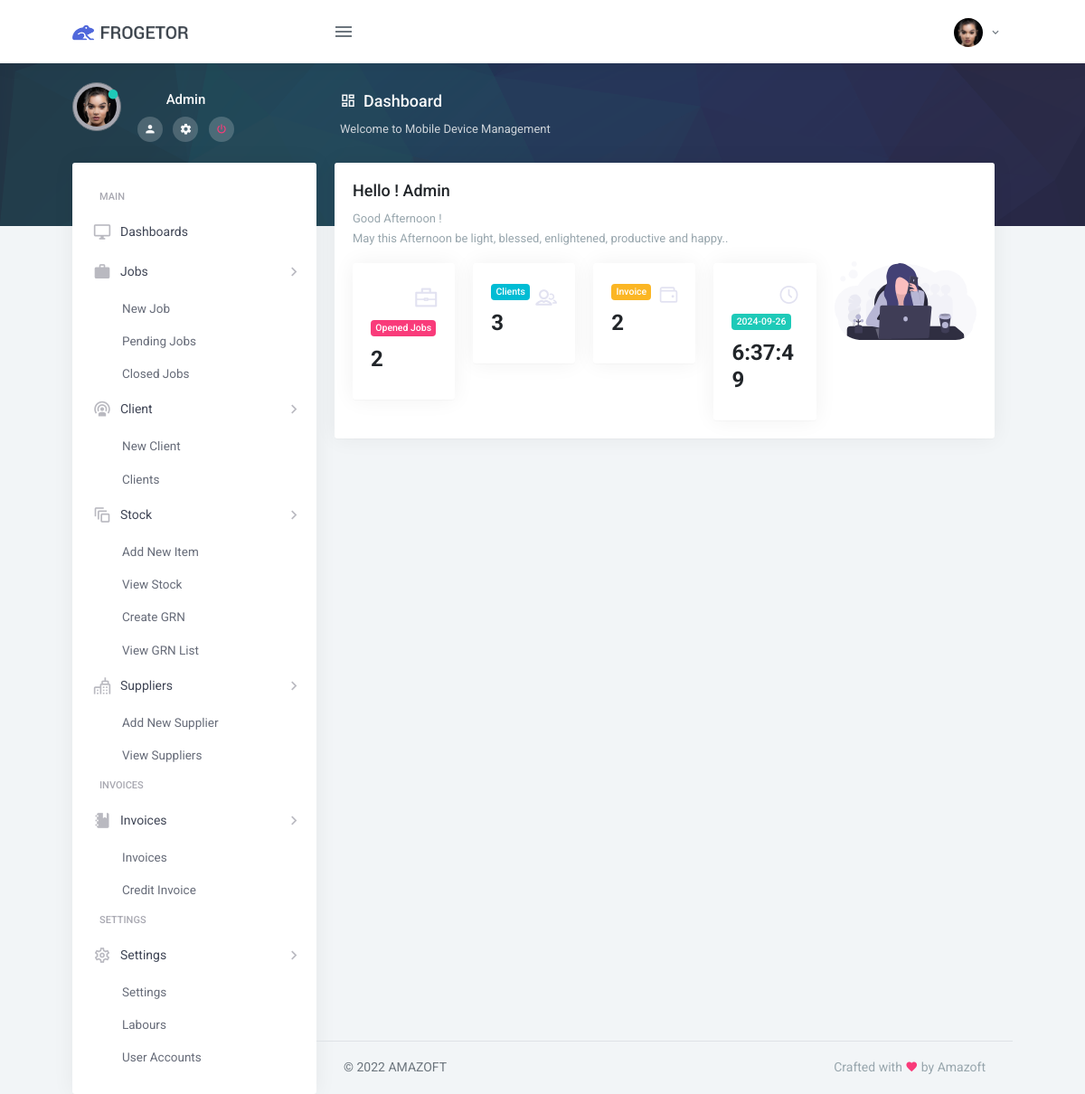
Page / (signed in) on the committed database.
### tables this page shows
CREATE TABLE `users_profile_pic` (
  `users_profile_pic_id` int(11) NOT NULL,
  `user_id` varchar(255) DEFAULT NULL,
  `profile_image` varchar(255) DEFAULT NULL,
  `profile_pic_datetime` timestamp NOT NULL DEFAULT current_timestamp() ON UPDATE current_timestamp()
);

CREATE TABLE `users_login` (
  `user_id` int(3) NOT NULL,
  `name` varchar(255) NOT NULL,
  `email` varchar(255) NOT NULL,
  `password` varchar(255) NOT NULL,
  `role` varchar(3) NOT NULL,
  `tel` varchar(255) NOT NULL,
  `create_date` timestamp NULL DEFAULT current_timestamp()
);

### index.php (the view, shortened to what this page needs)
<?php
    $db=new DB();
    $conn=$db->connect();
    $user_id='';
    $user_name='';
    if (isset($_SESSION['Logged']) && $_SESSION['Logged'] == true)
    {
      $user_email = $_SESSION["email"];
      $getEmpQuery=$conn->query("SELECT user_id,name,email,role FROM users_login WHERE email='$user_email' ");
      while ($emp=$getEmpQuery->fetch_array()) {
        $user_id = $emp['0'];
        $user_name = $emp['1'];
      }
    }
    else
    {
        ?>
            <script type="text/javascript">
                window.location.href="login";
            </script>
        <?php
    }
?>
<?php
    $hour = date ("G");
    $minute = date ("i");
    $second = date ("s");
    if ($hour <= 9 && $minute <= 59 && $second <= 59){
        $greet = "Morning";
        $greetImg ="images/greet/003.png";
        $msg ="Every new day is a chance to change your life.";
        $dayColor ="3px solid rgb(127, 197, 131) ";
        }else if ($hour >= 10 && $hour <= 11 && $minute <= 59 && $second <= 59){
            $greet = "day";
            $greetImg ="images/greet/003.png";
            $msg ="Every new day is a chance to change your life.";
            $dayColor ="3px solid rgb(127, 197, 131) ";
            }else if ($hour >= 12 && $hour <= 15 && $minute <= 59 && $second <= 59){
                $greet = "Afternoon";
                $msg ="May this $greet be light, blessed, enlightened, productive and happy.";
            }else if ($hour >= 16 && $hour <= 23 && $minute <= 59 && $second <= 59){
                $greet = "Evening";
                $greetImg ="images/greet/001.png";
                $msg ="Evenings are life’s way of saying that you are closer to your dreams.";
                $dayColor ="3px solid rgb(0, 0, 0) ";
            }else {
                $greet = "welcome";
            }
?>
<!DOCTYPE html>
<html lang="en">
    <head>
        <?php include_once('controls/meta.php'); ?>
    </head>
    <body onload="startTime()">
        <?php include_once('controls/top_nav.php'); ?>
        <div class="page-wrapper-img">
            <div class="page-wrapper-img-inner">
                <?php include_once('controls/top_nav_user_details.php'); ?>
                <div class="row">
                    <div class="col-sm-12">
                        <div class="page-title-box">
                            <h4 class="page-title mb-2"><i class="mdi mdi-view-dashboard-outline mr-2"></i>Dashboard</h4>
                            <div class="">
                                <ol class="breadcrumb">
                                    <li class="breadcrumb-item"><a href="javascript:void(0);">Welcome to Mobile Device Management</a></li>
                                </ol>
                            </div>
                        </div>
                    </div>
                </div>
            </div>
        </div>
        <div class="page-wrapper">
            <div class="page-wrapper-inner">
                <?php include_once('controls/side_nav.php'); ?>
                <div class="page-content">
                    <div class="container-fluid">
                        <div class="row">
                            <div class="col-12">
                                <div class="card">
                                    <div class="card-body">
                                        <div class="row">
                                            <div class="col-md-9">
                                                <h4 class="mt-0">Hello ! <?php echo $user_name; ?></h4>
                                                <p class="text-muted">Good <?php echo $greet; ?> !</p>
                                                <p class="text-muted" style="margin-top: -15px;"><?php echo $msg; ?>.</p>
                                                <div class="row justify-content-center">
                                                    <div class="col-md-3">
                                                        <div class="card mb-0">
                                                            <div class="card-body">
                                                                <div class="float-right">
                                                                    <i class="dripicons-briefcase font-24 text-secondary"></i>
                                                                </div>
                                                                <span class="badge badge-danger">Opened Jobs</span>
                                                                <h3 class="font-weight-bold">
                                                                    <?php
                                                                        $PendingJobCountsql = "SELECT COUNT(*) FROM tbl_job_details WHERE stat='0'";
                                                                        $PendingJobCountresult = mysqli_query($conn, $PendingJobCountsql);
                                                                        $PendingJobCount = mysqli_fetch_assoc($PendingJobCountresult)['COUNT(*)'];
                                                                        echo $PendingJobCount;
                                                                    ?>
                                                                </h3>
                                                            </div>
                                                        </div>
                                                    </div>
                                                    <div class="col-md-3">
                                                        <div class="card mb-0">
                                                            <div class="card-body">
                                                                <div class="float-right">
                                                                    <i class="dripicons-user-group  font-24 text-secondary"></i>
                                                                </div>
                                                                <span class="badge badge-info">Clients</span>
                                                                <h3 class="font-weight-bold">
                                                                    <?php
                                                                        $ClientCountsql = "SELECT COUNT(*) FROM tbl_client";
                                                                        $ClientCountresult = mysqli_query($conn, $ClientCountsql);
                                                                        $ClientCount = mysqli_fetch_assoc($ClientCountresult)['COUNT(*)'];
                                                                        echo $ClientCount;
                                                                    ?>
                                                                </h3>
                                                            </div>
                                                        </div>
                                                    </div>
                                                    <div class="col-md-3">
                                                        <div class="card mb-0">
                                                            <div class="card-body">
                                                                <div class="float-right">
                                                                    <i class="dripicons-wallet font-20 text-secondary"></i>
                                                                </div>
                                                                <span class="badge badge-warning">Invoice</span>
                                                                <h3 class="font-weight-bold">
                                                                    <?php
                                                                        $InvoiceCountsql = "SELECT COUNT(*) FROM tbl_invoice_save";
                                                                        $InvoiceCountresult = mysqli_query($conn, $InvoiceCountsql);
                                                                        $InvoiceCount = mysqli_fetch_assoc($InvoiceCountresult)['COUNT(*)'];
                                                                        echo $InvoiceCount;
                                                                    ?>
                                                                </h3>
                                                            </div>
                                                        </div>
                                                    </div>
                                                    <div class="col-md-3">
                                                        <div class="card mb-0">
                                                            <div class="card-body">
                                                                <div class="float-right">
                                                                    <i class="dripicons-clock font-20 text-secondary"></i>
                                                                </div>
                                                                <span class="badge badge-success"><?php echo date('Y-m-d') ?></span>
                                                                <h3 class="font-weight-bold">
                                                                    <span id="txt">00:00:00</span>
                                                                </h3>
                                                            </div>
                                                        </div>
                                                    </div>
                                                </div>
                                            </div>
                                            <div class="col-md-3 align-self-center">
                                                <img src="assets/images/dash.svg" alt="" class="img-fluid">
                                            </div>
                                        </div>
                                    </div>
                                </div>
                            </div>
                        </div>
                    </div>
                    <?php include_once('controls/footer.php'); ?>
                </div>
            </div>
        </div>
    </body>
</html>

### controls/top_nav.php (shortened to what this page needs)
<div class="topbar">
     <nav class="navbar-custom">
        <div class="topbar-left">
            <a href="index" class="logo">
                <span>
                    <img src="assets/images/logo-sm.png" alt="logo-small" class="logo-sm">
                </span>
                <span>
                    <img src="assets/images/logo-dark.png" alt="logo-large" class="logo-lg">
                </span>
            </a>
        </div>
        <ul class="list-unstyled topbar-nav float-right mb-0">
            <li class="dropdown">
                <a class="nav-link dropdown-toggle waves-effect waves-light nav-user" data-toggle="dropdown" href="#" role="button"
                    aria-haspopup="false" aria-expanded="false">
                    <?php
                        $checkProfilePicCount = $conn->query("SELECT count(*) FROM users_profile_pic WHERE user_id='$user_id'");
                        if($cppcRS = $checkProfilePicCount->fetch_array()){
                        $ProfilePicCount = (int)$cppcRS[0];
                        }
                            if($ProfilePicCount == 0){
                    ?>
                            <img alt="image" src="assets/images/profile.jpg" style="width: 32px; height: 32px; object-fit: cover;" class="rounded-circle">
                    <?php }else{ ?>
                    <?php
                        $getUserProPic=$conn->query("SELECT profile_image FROM users_profile_pic WHERE user_id='$user_id' ");
                        if($gunRs = $getUserProPic->fetch_array()){
                            $ProPic = $gunRs[0];
                    ?>
                            <img alt="image" src="user_profile_pic/<?php echo $ProPic; ?>" style="width: 32px; height: 32px; object-fit: cover;" class="rounded-circle">
                        <?php } ?>
                    <?php } ?>
                    <span class="ml-1 nav-user-name hidden-sm"> <i class="mdi mdi-chevron-down"></i> </span>
                </a>
            </li>
        </ul>
        <ul class="list-unstyled topbar-nav mb-0">
            <li>
                <button class="button-menu-mobile nav-link waves-effect waves-light">
                    <i class="mdi mdi-menu nav-icon"></i>
                </button>
            </li>
        </ul>
    </nav>
</div>

### controls/top_nav_user_details.php
<div class="sidebar-user media">
    <?php
        $checkProfilePicCount = $conn->query("SELECT count(*) FROM users_profile_pic WHERE user_id='$user_id'");
        if($cppcRS = $checkProfilePicCount->fetch_array()){
        $ProfilePicCount = (int)$cppcRS[0];
        }
            if($ProfilePicCount == 0){
    ?>
            <img alt="image" src="assets/images/profile.jpg" style="width: 128px; height: 128px; object-fit: cover;" class="rounded-circle img-thumbnail mb-1">
    <?php }else{ ?>
    <?php
        $getUserProPic=$conn->query("SELECT profile_image FROM users_profile_pic WHERE user_id='$user_id' ");
        if($gunRs = $getUserProPic->fetch_array()){
            $ProPic = $gunRs[0];
    ?>
            <img alt="image" src="user_profile_pic/<?php echo $ProPic; ?>" style="width: 54px; height: 54px; object-fit: cover;" class="rounded-circle img-thumbnail mb-1">
        <?php } ?>
    <?php } ?>
    <span class="online-icon"><i class="mdi mdi-record text-success"></i></span>
    <div class="media-body">
        <h5 class="text-light"><?php echo $user_name; ?></h5>
        <ul class="list-unstyled list-inline mb-0 mt-2">
            <li class="list-inline-item">
                <a href="index" class=""><i class="mdi mdi-account text-light"></i></a>
            </li>
            <li class="list-inline-item">
                <a href="settings" class=""><i class="mdi mdi-settings text-light"></i></a>
            </li>
            <li class="list-inline-item">
                <a href="signout" class=""><i class="mdi mdi-power text-danger"></i></a>
            </li>
        </ul>
    </div>
</div>

### rows in the picture
users_profile_pic: profile_image (picture)
users_login: name "Admin"

### other values in the picture
$greet "Afternoon"
$msg "May this Afternoon be light, blessed, enlightened, productive and happy."
$PendingJobCount "2"
$ClientCount "3"
$InvoiceCount "2"
